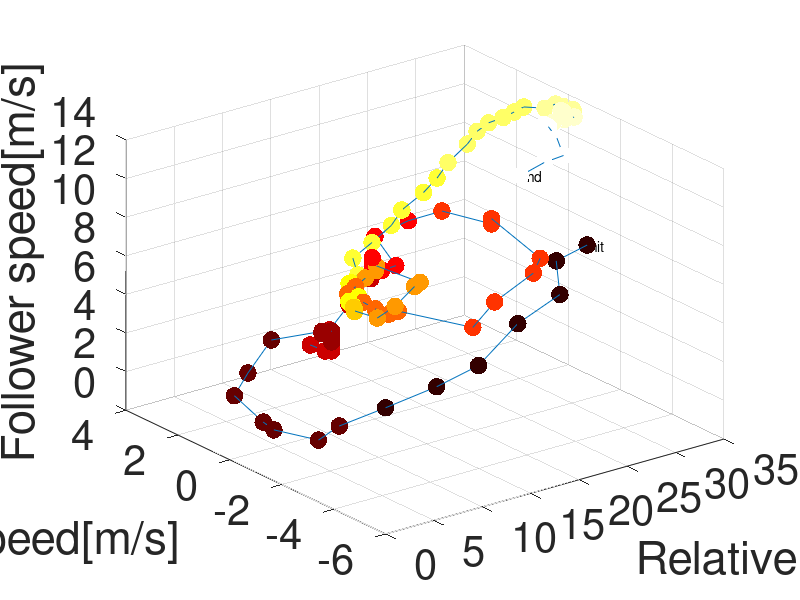

Write MATLAB code to recreate this figure. (Note: this script raises an error after producing the figure.)


clear all
clc

load("2020-07-08-15-15-54_2T3MWRFVXLW056972_CAN_Messages.mat")
valid_accel = accelx;
valid_relative_dist = lead_distance;
valid_relative_spd = relative_vel;
valid_relative_spd(lead_distance>120) = nan;
valid_speed = speed/3.6;

%% overlay data with different deceleraito range
time_aligned = Time-Time(1);
time_enter = 430;
time_exit = 1301;

[~,highway_s_I] = min(abs(time_aligned-time_enter));
[~,highway_e_I] = min(abs(time_aligned-time_exit));

accelx_highway = accelx(highway_s_I:highway_e_I);
highway_rel_speed = relative_vel(highway_s_I:highway_e_I);
highway_lead_dist = lead_distance(highway_s_I:highway_e_I);
speed_highway = valid_speed(highway_s_I:highway_e_I);



%% pick data from 680~780 and do a 3D scatter
time_init = 680;
time_end = 780;

[~,s_I] = min(abs(time_aligned-time_init));
[~,e_I] = min(abs(time_aligned-time_end));

accelx_T1 = accelx(s_I:e_I);
rel_speed_T1 = relative_vel(s_I:e_I);
lead_dist_T1 = lead_distance(s_I:e_I);
speed_T1 = valid_speed(s_I:e_I);
time_T1 = time_aligned(s_I:e_I);



color_pt_temp = (time_T1-time_T1(1))/(time_T1(end)-time_T1(1));

figure()
scatter3(lead_dist_T1,rel_speed_T1,speed_T1,160,color_pt_temp,...
        'o','filled','MarkerFaceAlpha',1.0,'MarkerEdgeAlpha',1.0);
hold on
plot3(lead_dist_T1,rel_speed_T1,speed_T1)

text(lead_dist_T1(1),rel_speed_T1(1),speed_T1(1),'init')
text(lead_dist_T1(end),rel_speed_T1(end),speed_T1(end),'end')

xlabel('Relative distance[m]')
ylabel('Relative speed[m/s]')
zlabel('Follower speed[m/s]')
set(gca,'FontSize',30)

% ticks_value = [0 1];
% hcb = colorbar('Ticks',ticks_value,...
%          'TickLabels',{'T_0',['T_0+',num2str(ticks_value(2))]});

colormap copper


%%

r = 30;
uMax = 1.5;   %+1.5 m/s^2  = AV acceleration bound
uMin = -3.0;  %-3.0 m/s^2  = AV acceleration bound

v_lead = 10;
d_rel_0 = 30;
v_f_0 = 10;

d_rel_set = [30,40,40,20,15,20,15,20,8];
v_f_set = [10,15,10,17,17,8,6,18,16];

v_lead_set = [5,10,15,20];

%% plot phase portrait and envelopes of the FollowerStopper


cmap1=colormap(hot(15));

for i =1:1:length(d_rel_set)
    for j = 1:1:length(v_lead_set)
        
        
        v_lead = v_lead_set(j);
        d_rel_0 = d_rel_set(i);
        v_f_0 = v_f_set(i);
        x0 = [d_rel_0;v_f_0]; 
        tspan = [0 30];
%         [t,y] = ode45(@(t,x) FS_simulation_model(t,x,uMin,uMax,r,v_lead),tspan,x0);    
%         plot3(y(:,1),v_lead-y(:,2),y(:,2),'Color',[0.8500 0.3250 0.0980],'LineWidth',2);
%         hold on

        [t,y] = ode45(@(t,x) mFS_simulation_model(t,x,uMin,uMax,r,v_lead),tspan,x0);    

%         plot3(y(:,1),v_lead-y(:,2),y(:,2),'Color',[0.4660 0.6740 0.1880],'LineWidth',2);
        
        plot3(y(:,1),v_lead-y(:,2),y(:,2),'Color',cmap1(j,:),'LineWidth',2);

        hold on
        
               
    end

end
grid on
% xlabel('Relative distnace[m]')
% ylabel('Relative speed[m/s]')
% zlabel('Speed[m/s]')

set(gca,'FontSize',30)
set(gcf, 'Color', 'w');




